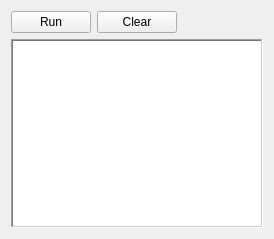
<?xml version="1.0" encoding="UTF-8"?>
<ui version="4.0">
 <class>RSMessageView</class>
 <widget class="QWidget" name="RSMessageView">
  <property name="geometry">
   <rect>
    <x>0</x>
    <y>0</y>
    <width>274</width>
    <height>239</height>
   </rect>
  </property>
  <property name="windowTitle">
   <string>RSMessageView</string>
  </property>
  <property name="windowIcon">
   <iconset resource="../RSDesktop.qrc">
    <normaloff>:/img/Rex.png</normaloff>:/img/Rex.png</iconset>
  </property>
  <layout class="QGridLayout" name="gridLayout">
   <item row="0" column="0">
    <widget class="QPushButton" name="m_runButton">
     <property name="cursor">
      <cursorShape>PointingHandCursor</cursorShape>
     </property>
     <property name="text">
      <string>Run</string>
     </property>
    </widget>
   </item>
   <item row="0" column="1">
    <widget class="QPushButton" name="m_clearButton">
     <property name="cursor">
      <cursorShape>PointingHandCursor</cursorShape>
     </property>
     <property name="text">
      <string>Clear</string>
     </property>
    </widget>
   </item>
   <item row="0" column="2">
    <spacer name="horizontalSpacer">
     <property name="orientation">
      <enum>Qt::Horizontal</enum>
     </property>
     <property name="sizeHint" stdset="0">
      <size>
       <width>91</width>
       <height>20</height>
      </size>
     </property>
    </spacer>
   </item>
   <item row="1" column="0" colspan="3">
    <widget class="QTextEdit" name="m_messageView">
     <property name="frameShape">
      <enum>QFrame::WinPanel</enum>
     </property>
     <property name="readOnly">
      <bool>true</bool>
     </property>
     <property name="html">
      <string>&lt;!DOCTYPE HTML PUBLIC &quot;-//W3C//DTD HTML 4.0//EN&quot; &quot;http://www.w3.org/TR/REC-html40/strict.dtd&quot;&gt;
&lt;html&gt;&lt;head&gt;&lt;meta name=&quot;qrichtext&quot; content=&quot;1&quot; /&gt;&lt;style type=&quot;text/css&quot;&gt;
p, li { white-space: pre-wrap; }
&lt;/style&gt;&lt;/head&gt;&lt;body style=&quot; font-family:'MS Shell Dlg 2'; font-size:8.25pt; font-weight:400; font-style:normal;&quot;&gt;
&lt;p style=&quot;-qt-paragraph-type:empty; margin-top:0px; margin-bottom:0px; margin-left:0px; margin-right:0px; -qt-block-indent:0; text-indent:0px;&quot;&gt;&lt;br /&gt;&lt;/p&gt;&lt;/body&gt;&lt;/html&gt;</string>
     </property>
    </widget>
   </item>
  </layout>
 </widget>
 <resources>
  <include location="../RSDesktop.qrc"/>
 </resources>
 <connections/>
</ui>
